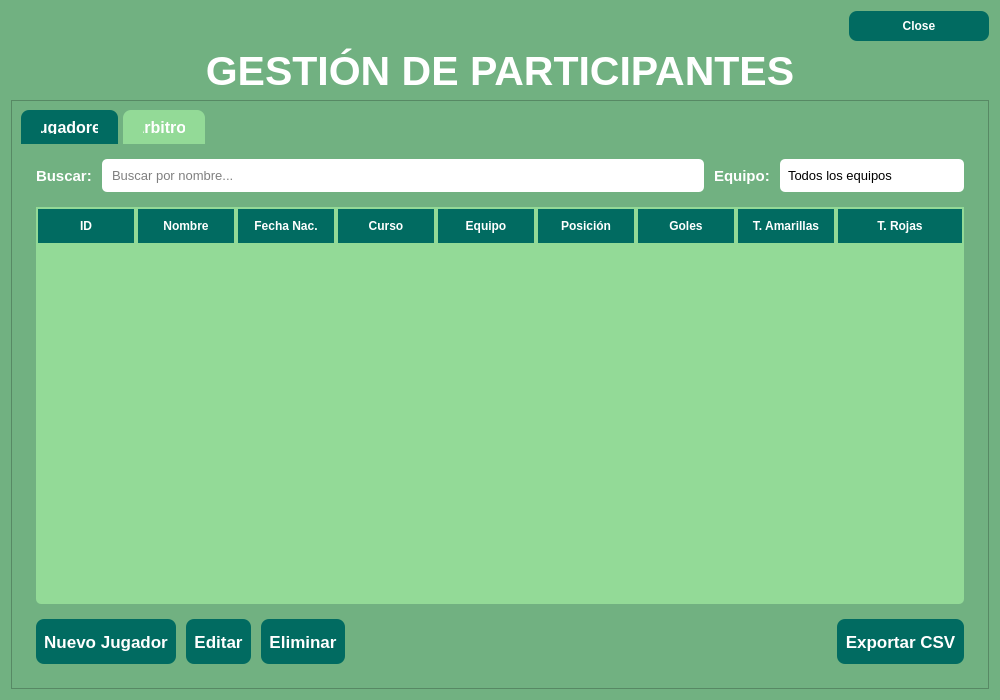
<?xml version="1.0" encoding="UTF-8"?>
<ui version="4.0">
 <class>DialogParticipantes</class>
 <widget class="QDialog" name="DialogParticipantes">
  <property name="geometry">
   <rect>
    <x>0</x>
    <y>0</y>
    <width>1000</width>
    <height>700</height>
   </rect>
  </property>
  <property name="minimumSize">
   <size>
    <width>900</width>
    <height>600</height>
   </size>
  </property>
  <property name="windowTitle">
   <string>Gestión de Participantes</string>
  </property>
  <property name="styleSheet">
   <string notr="true">background-color: rgb(113, 177, 129);</string>
  </property>
  <layout class="QVBoxLayout" name="verticalLayout">
   <item>
    <widget class="QDialogButtonBox" name="buttonBox">
     <property name="font">
      <font>
       <pointsize>13</pointsize>
      </font>
     </property>
     <property name="styleSheet">
      <string notr="true">QPushButton {
    background-color: rgb(1, 107, 97);
    color: white;
    border-radius: 8px;
    padding: 8px 20px;
    font-weight: bold;
    min-width: 100px;
}
QPushButton:hover {
    background-color: rgb(113, 177, 129);
}</string>
     </property>
     <property name="standardButtons">
      <set>QDialogButtonBox::StandardButton::Close</set>
     </property>
    </widget>
   </item>
   <item>
    <widget class="QLabel" name="lblTitulo">
     <property name="font">
      <font>
       <pointsize>31</pointsize>
       <bold>true</bold>
      </font>
     </property>
     <property name="styleSheet">
      <string notr="true">color: rgb(255, 255, 255);</string>
     </property>
     <property name="text">
      <string>GESTIÓN DE PARTICIPANTES</string>
     </property>
     <property name="alignment">
      <set>Qt::AlignmentFlag::AlignCenter</set>
     </property>
    </widget>
   </item>
   <item>
    <widget class="QFrame" name="frameContenido">
     <property name="frameShape">
      <enum>QFrame::Shape::StyledPanel</enum>
     </property>
     <layout class="QVBoxLayout" name="verticalLayout_contenido">
      <item>
       <widget class="QTabWidget" name="tabWidget">
        <property name="styleSheet">
         <string notr="true">QTabWidget::pane {
	
background-color: rgb(1, 107, 97);

    border-radius: 10px;
}
QTabBar::tab {

background-color: rgb(147, 218, 151);
    color: white;
    padding: 10px 20px;
    margin-right: 5px;
    border-top-left-radius: 8px;
    border-top-right-radius: 8px;
    font-weight: bold;
    font-size: 12pt;
}
QTabBar::tab:selected {
   	background-color: rgb(1, 107, 97);
}
QTabBar::tab:hover {
   	background-color: rgb(1, 107, 97);
}</string>
        </property>
        <property name="currentIndex">
         <number>0</number>
        </property>
        <widget class="QWidget" name="tabJugadores">
         <attribute name="title">
          <string>Jugadores</string>
         </attribute>
         <layout class="QVBoxLayout" name="verticalLayout_2">
          <property name="spacing">
           <number>15</number>
          </property>
          <property name="leftMargin">
           <number>15</number>
          </property>
          <property name="topMargin">
           <number>15</number>
          </property>
          <property name="rightMargin">
           <number>15</number>
          </property>
          <property name="bottomMargin">
           <number>15</number>
          </property>
          <item>
           <layout class="QHBoxLayout" name="horizontalLayout">
            <property name="spacing">
             <number>10</number>
            </property>
            <item>
             <widget class="QLabel" name="lblBuscar">
              <property name="font">
               <font>
                <pointsize>11</pointsize>
                <bold>true</bold>
               </font>
              </property>
              <property name="styleSheet">
               <string notr="true">color: rgb(255, 255, 255);</string>
              </property>
              <property name="text">
               <string>Buscar:</string>
              </property>
             </widget>
            </item>
            <item>
             <widget class="QLineEdit" name="txtBuscarJugador">
              <property name="styleSheet">
               <string notr="true">QLineEdit {
    background-color: white;
    color: black;
    border-radius: 5px;
    padding: 8px;
    font-size: 10pt;
}
QLineEdit:focus {
    background-color: white;
    color: black;
    border: 2px solid #93da97;
}</string>
              </property>
              <property name="placeholderText">
               <string>Buscar por nombre...</string>
              </property>
             </widget>
            </item>
            <item>
             <widget class="QLabel" name="lblFiltroEquipo">
              <property name="font">
               <font>
                <pointsize>11</pointsize>
                <bold>true</bold>
               </font>
              </property>
              <property name="styleSheet">
               <string notr="true">color: rgb(255, 255, 255);</string>
              </property>
              <property name="text">
               <string>Equipo:</string>
              </property>
             </widget>
            </item>
            <item>
             <widget class="QComboBox" name="cmbFiltroEquipo">
              <property name="toolTip">
               <string>Filtrar por equipo</string>
              </property>
              <property name="styleSheet">
               <string notr="true">QComboBox {
    background-color: white;
    color: black;
    border-radius: 5px;
    padding: 8px;
    font-size: 10pt;
    min-width: 150px;
}
QComboBox:hover {
    border: 2px solid #93da97;
}
QComboBox:focus {
    background-color: white;
    color: black;
    border: 2px solid #93da97;
}
QComboBox::drop-down {
    border: none;
}
QComboBox QAbstractItemView {
    background-color: white;
    color: black;
    selection-background-color: #93da97;
    selection-color: rgb(1, 107, 97);
}</string>
              </property>
              <item>
               <property name="text">
                <string>Todos los equipos</string>
               </property>
              </item>
             </widget>
            </item>
           </layout>
          </item>
          <item>
           <widget class="QTableWidget" name="tableJugadores">
            <property name="styleSheet">
             <string notr="true">QTableWidget {
    background-color: #93da97;
    border: none;
    border-radius: 5px;
}
QTableWidget::item {
    color: black;
}
QTableWidget::item:selected {
    background-color: rgb(113, 177, 129);
    color: white;
}
QHeaderView::section {
    background-color: rgb(1, 107, 97);
    color: white;
    padding: 8px;
    border: 2px solid #93da97;
    font-weight: bold;
}</string>
            </property>
            <property name="alternatingRowColors">
             <bool>true</bool>
            </property>
            <property name="selectionMode">
             <enum>QAbstractItemView::SelectionMode::SingleSelection</enum>
            </property>
            <property name="selectionBehavior">
             <enum>QAbstractItemView::SelectionBehavior::SelectRows</enum>
            </property>
            <property name="sortingEnabled">
             <bool>true</bool>
            </property>
            <attribute name="horizontalHeaderStretchLastSection">
             <bool>true</bool>
            </attribute>
            <column>
             <property name="text">
              <string>ID</string>
             </property>
            </column>
            <column>
             <property name="text">
              <string>Nombre</string>
             </property>
            </column>
            <column>
             <property name="text">
              <string>Fecha Nac.</string>
             </property>
            </column>
            <column>
             <property name="text">
              <string>Curso</string>
             </property>
            </column>
            <column>
             <property name="text">
              <string>Equipo</string>
             </property>
            </column>
            <column>
             <property name="text">
              <string>Posición</string>
             </property>
            </column>
            <column>
             <property name="text">
              <string>Goles</string>
             </property>
            </column>
            <column>
             <property name="text">
              <string>T. Amarillas</string>
             </property>
            </column>
            <column>
             <property name="text">
              <string>T. Rojas</string>
             </property>
            </column>
           </widget>
          </item>
          <item>
           <layout class="QHBoxLayout" name="horizontalLayout_2">
            <property name="spacing">
             <number>10</number>
            </property>
            <item>
             <widget class="QPushButton" name="btnNuevoJugador">
              <property name="minimumSize">
               <size>
                <width>0</width>
                <height>45</height>
               </size>
              </property>
              <property name="font">
               <font>
                <pointsize>13</pointsize>
                <bold>true</bold>
               </font>
              </property>
              <property name="toolTip">
               <string>Registrar nuevo jugador</string>
              </property>
              <property name="styleSheet">
               <string notr="true">QPushButton {
    background-color: rgb(1, 107, 97);
    color: white;
    border-radius: 8px;
    padding: 8px;
}
QPushButton:hover {
    background-color: #93da97;
    color: rgb(1, 107, 97);
}
QPushButton:pressed {
    background-color: rgb(1, 107, 97);
}</string>
              </property>
              <property name="text">
               <string>Nuevo Jugador</string>
              </property>
             </widget>
            </item>
            <item>
             <widget class="QPushButton" name="btnEditarJugador">
              <property name="minimumSize">
               <size>
                <width>0</width>
                <height>45</height>
               </size>
              </property>
              <property name="font">
               <font>
                <pointsize>13</pointsize>
                <bold>true</bold>
               </font>
              </property>
              <property name="toolTip">
               <string>Editar jugador seleccionado</string>
              </property>
              <property name="styleSheet">
               <string notr="true">QPushButton {
    background-color: rgb(1, 107, 97);
    color: white;
    border-radius: 8px;
    padding: 8px;
}
QPushButton:hover {
    background-color: #93da97;
    color: rgb(1, 107, 97);
}
QPushButton:pressed {
    background-color: rgb(1, 107, 97);
}</string>
              </property>
              <property name="text">
               <string>Editar</string>
              </property>
             </widget>
            </item>
            <item>
             <widget class="QPushButton" name="btnEliminarJugador">
              <property name="minimumSize">
               <size>
                <width>0</width>
                <height>45</height>
               </size>
              </property>
              <property name="font">
               <font>
                <pointsize>13</pointsize>
                <bold>true</bold>
               </font>
              </property>
              <property name="toolTip">
               <string>Eliminar jugador seleccionado</string>
              </property>
              <property name="styleSheet">
               <string notr="true">QPushButton {
    background-color: rgb(1, 107, 97);
    color: white;
    border-radius: 8px;
    padding: 8px;
}
QPushButton:hover {
    background-color: #93da97;
    color: rgb(1, 107, 97);
}
QPushButton:pressed {
    background-color: rgb(1, 107, 97);
}</string>
              </property>
              <property name="text">
               <string>Eliminar</string>
              </property>
             </widget>
            </item>
            <item>
             <spacer name="horizontalSpacer">
              <property name="orientation">
               <enum>Qt::Orientation::Horizontal</enum>
              </property>
              <property name="sizeHint" stdset="0">
               <size>
                <width>40</width>
                <height>20</height>
               </size>
              </property>
             </spacer>
            </item>
            
            <item>
             <widget class="QPushButton" name="btnExportarJugadores">
              <property name="minimumSize">
               <size>
                <width>0</width>
                <height>45</height>
               </size>
              </property>
              <property name="font">
               <font>
                <pointsize>13</pointsize>
                <bold>true</bold>
               </font>
              </property>
              <property name="toolTip">
               <string>Exportar lista de jugadores a CSV</string>
              </property>
              <property name="styleSheet">
               <string notr="true">QPushButton {
	background-color: rgb(1, 107, 97);
    color: white;
    border-radius: 8px;
    padding: 8px;
}
QPushButton:hover {
    background-color: #93da97;
    color: rgb(1, 107, 97);
}
QPushButton:pressed {
    background-color: rgb(1, 107, 97);
}</string>
              </property>
              <property name="text">
               <string>Exportar CSV</string>
              </property>
             </widget>
            </item>
           </layout>
          </item>
         </layout>
        </widget>
        <widget class="QWidget" name="tabArbitros">
         <attribute name="title">
          <string>Árbitros</string>
         </attribute>
         <layout class="QVBoxLayout" name="verticalLayout_3">
          <property name="spacing">
           <number>15</number>
          </property>
          <property name="leftMargin">
           <number>15</number>
          </property>
          <property name="topMargin">
           <number>15</number>
          </property>
          <property name="rightMargin">
           <number>15</number>
          </property>
          <property name="bottomMargin">
           <number>15</number>
          </property>
          <item>
           <layout class="QHBoxLayout" name="horizontalLayout_buscar">
            <item>
             <widget class="QLabel" name="lblBuscarArbitro">
              <property name="font">
               <font>
                <pointsize>11</pointsize>
                <bold>true</bold>
               </font>
              </property>
              <property name="styleSheet">
               <string notr="true">color: rgb(255, 255, 255);</string>
              </property>
              <property name="text">
               <string>Buscar:</string>
              </property>
             </widget>
            </item>
            <item>
             <widget class="QLineEdit" name="txtBuscarArbitro">
              <property name="styleSheet">
               <string notr="true">QLineEdit {
    background-color: white;
    color: black;
    border-radius: 5px;
    padding: 8px;
    font-size: 10pt;
}
QLineEdit:focus {
    background-color: white;
    color: black;
    border: 2px solid #93da97;
}</string>
              </property>
              <property name="placeholderText">
               <string>Buscar árbitro por nombre...</string>
              </property>
             </widget>
            </item>
           </layout>
          </item>
          <item>
           <widget class="QTableWidget" name="tableArbitros">
            <property name="styleSheet">
             <string notr="true">QTableWidget {
    background-color: #93da97;
    border: none;
    border-radius: 5px;
}
QTableWidget::item {
    color: black;
}
QTableWidget::item:selected {
    background-color: rgb(113, 177, 129);
    color: white;
}
QHeaderView::section {
    background-color: rgb(1, 107, 97);
    color: white;
    padding: 8px;
    border: 2px solid #93da97;
    font-weight: bold;
}</string>
            </property>
            <property name="alternatingRowColors">
             <bool>true</bool>
            </property>
            <property name="selectionMode">
             <enum>QAbstractItemView::SelectionMode::SingleSelection</enum>
            </property>
            <property name="selectionBehavior">
             <enum>QAbstractItemView::SelectionBehavior::SelectRows</enum>
            </property>
            <property name="sortingEnabled">
             <bool>true</bool>
            </property>
            <attribute name="horizontalHeaderDefaultSectionSize">
             <number>158</number>
            </attribute>
            <attribute name="horizontalHeaderStretchLastSection">
             <bool>true</bool>
            </attribute>
            <column>
             <property name="text">
              <string>ID</string>
             </property>
            </column>
            <column>
             <property name="text">
              <string>Nombre</string>
             </property>
            </column>
            <column>
             <property name="text">
              <string>Fecha Nac.</string>
             </property>
            </column>
            <column>
             <property name="text">
              <string>Curso</string>
             </property>
            </column>
            <column>
             <property name="text">
              <string>Partidos Arbitrados</string>
             </property>
            </column>
           </widget>
          </item>
          <item>
           <layout class="QHBoxLayout" name="horizontalLayout_3">
            <property name="spacing">
             <number>10</number>
            </property>
            <item>
             <widget class="QPushButton" name="btnNuevoArbitro">
              <property name="minimumSize">
               <size>
                <width>0</width>
                <height>45</height>
               </size>
              </property>
              <property name="font">
               <font>
                <pointsize>13</pointsize>
                <bold>true</bold>
               </font>
              </property>
              <property name="toolTip">
               <string>Registrar nuevo árbitro</string>
              </property>
              <property name="styleSheet">
               <string notr="true">QPushButton {
    background-color: rgb(1, 107, 97);
    color: white;
    border-radius: 8px;
    padding: 8px;
}
QPushButton:hover {
    background-color: #93da97;
    color: rgb(1, 107, 97);
}
QPushButton:pressed {
    background-color: rgb(1, 107, 97);
}</string>
              </property>
              <property name="text">
               <string>Nuevo Árbitro</string>
              </property>
             </widget>
            </item>
            <item>
             <widget class="QPushButton" name="btnEditarArbitro">
              <property name="minimumSize">
               <size>
                <width>0</width>
                <height>45</height>
               </size>
              </property>
              <property name="font">
               <font>
                <pointsize>13</pointsize>
                <bold>true</bold>
               </font>
              </property>
              <property name="toolTip">
               <string>Editar árbitro seleccionado</string>
              </property>
              <property name="styleSheet">
               <string notr="true">QPushButton {
    background-color: rgb(1, 107, 97);
    color: white;
    border-radius: 8px;
    padding: 8px;
}
QPushButton:hover {
    background-color: #93da97;
    color: rgb(1, 107, 97);
}
QPushButton:pressed {
    background-color: rgb(1, 107, 97);
}</string>
              </property>
              <property name="text">
               <string>Editar</string>
              </property>
             </widget>
            </item>
            <item>
             <widget class="QPushButton" name="btnEliminarArbitro">
              <property name="minimumSize">
               <size>
                <width>0</width>
                <height>45</height>
               </size>
              </property>
              <property name="font">
               <font>
                <pointsize>13</pointsize>
                <bold>true</bold>
               </font>
              </property>
              <property name="toolTip">
               <string>Eliminar árbitro seleccionado</string>
              </property>
              <property name="styleSheet">
               <string notr="true">QPushButton {
    background-color: rgb(1, 107, 97);
    color: white;
    border-radius: 8px;
    padding: 8px;
}
QPushButton:hover {
    background-color: #93da97;
    color: rgb(1, 107, 97);
}
QPushButton:pressed {
    background-color: rgb(1, 107, 97);
}</string>
              </property>
              <property name="text">
               <string>Eliminar</string>
              </property>
             </widget>
            </item>
            <item>
             <spacer name="horizontalSpacer_2">
              <property name="orientation">
               <enum>Qt::Orientation::Horizontal</enum>
              </property>
              <property name="sizeHint" stdset="0">
               <size>
                <width>40</width>
                <height>20</height>
               </size>
              </property>
             </spacer>
            </item>
            <item>
             <widget class="QPushButton" name="btnAsignarPartido">
              <property name="minimumSize">
               <size>
                <width>0</width>
                <height>45</height>
               </size>
              </property>
              <property name="font">
               <font>
                <pointsize>13</pointsize>
                <bold>true</bold>
               </font>
              </property>
              <property name="toolTip">
               <string>Asignar árbitro a un partido</string>
              </property>
              <property name="styleSheet">
               <string notr="true">QPushButton {
  
	background-color: rgb(1, 107, 97);
    color: white;
    border-radius: 8px;
    padding: 8px;
}
QPushButton:hover {
    background-color: #93da97;
    color: rgb(1, 107, 97);
}
QPushButton:pressed {
    background-color: rgb(1, 107, 97);
}</string>
              </property>
              <property name="text">
               <string>Asignar a Partido</string>
              </property>
             </widget>
            </item>
           </layout>
          </item>
         </layout>
        </widget>
       </widget>
      </item>
     </layout>
    </widget>
   </item>
  </layout>
 </widget>
 <resources/>
 <connections>
  <connection>
   <sender>buttonBox</sender>
   <signal>rejected()</signal>
   <receiver>DialogParticipantes</receiver>
   <slot>reject()</slot>
   <hints>
    <hint type="sourcelabel">
     <x>20</x>
     <y>20</y>
    </hint>
    <hint type="destinationlabel">
     <x>20</x>
     <y>20</y>
    </hint>
   </hints>
  </connection>
 </connections>
</ui>
